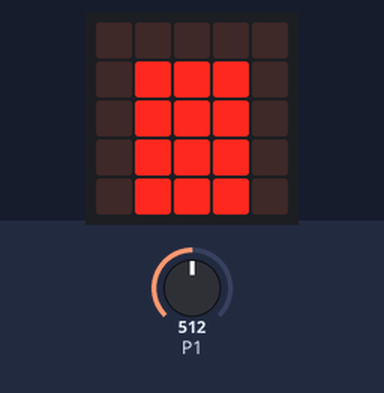
This program was run on a simulated BBC micro:bit (MakeCode). Parts: the board's 5×5 LED display. Inputs (shaded band) come from the test bench; at power-on: P1 = 512 (analog values on the 0–1023 scale).

Above: at 1.2 s.
1.3 s: P1 set to 441
At 2.3 s:
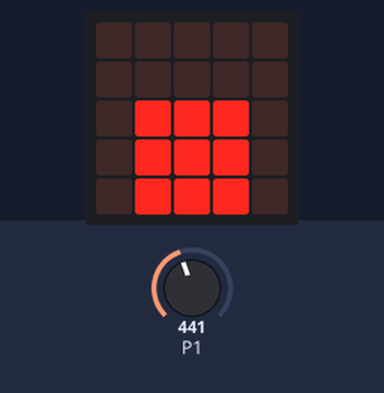
3.1 s: P1 set to 291
At 4.1 s:
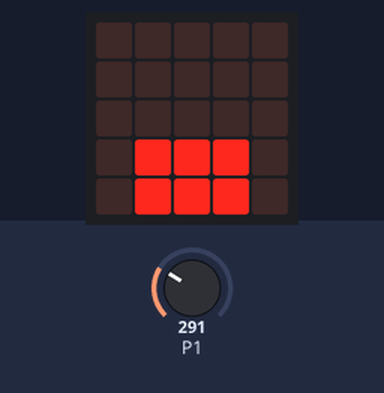
4.8 s: P1 set to 141
At 5.9 s:
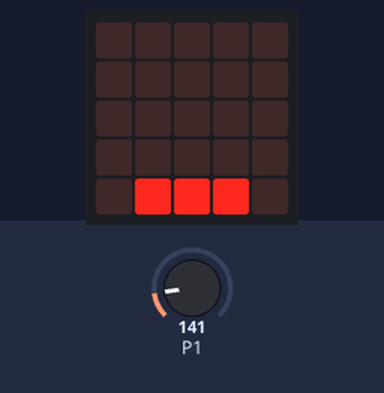
6.5 s: P1 set to 0
At 7.7 s:
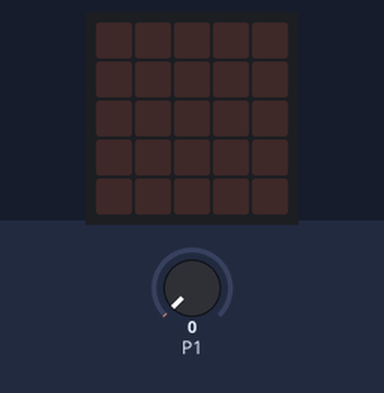
8.2 s: P1 set to 661
At 9.4 s:
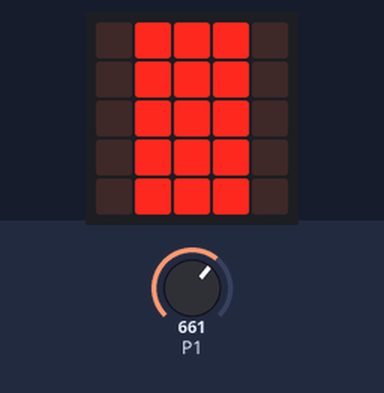
9.7 s: P1 set to 641
At 11.3 s:
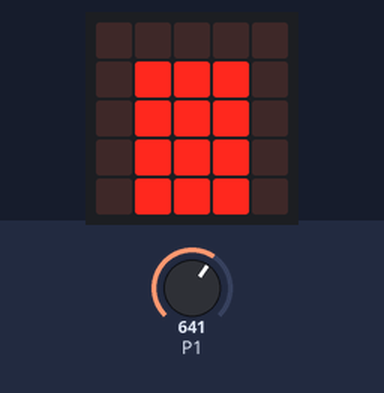
Timing chart, 0 to 12.3 s (numbered marks = the images above; inputs shaded):
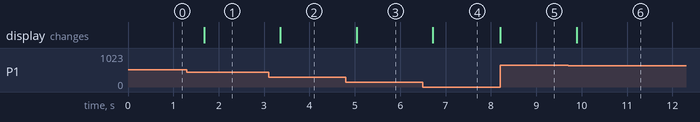

The program:

main.ts
```typescript
/**
 * Maior valor obtido: 718
 *
 * - Brisa leve: 10 ~ 150
 *
 * - Brisa moderada: 151 ~ 300
 *
 * - Vento forte: 301 ~450
 *
 * - Ventania forte: 451 ~ 650
 *
 * - Tempestade: 651 ~ 800
 */
let valor = 0
basic.forever(function () {
    basic.clearScreen()
    valor = pins.analogReadPin(AnalogPin.P1)
    if (valor >= 10 && valor <= 150) {
        basic.showLeds(`
            . . . . .
            . . . . .
            . . . . .
            . . . . .
            . # # # .
            `)
    } else if (valor >= 151 && valor <= 300) {
        basic.showLeds(`
            . . . . .
            . . . . .
            . . . . .
            . # # # .
            . # # # .
            `)
    } else if (valor >= 301 && valor <= 450) {
        basic.showLeds(`
            . . . . .
            . . . . .
            . # # # .
            . # # # .
            . # # # .
            `)
    } else if (valor >= 451 && valor <= 650) {
        basic.showLeds(`
            . . . . .
            . # # # .
            . # # # .
            . # # # .
            . # # # .
            `)
    } else if (valor >= 651) {
        basic.showLeds(`
            . # # # .
            . # # # .
            . # # # .
            . # # # .
            . # # # .
            `)
    }
})
```

test.ts
```typescript
// testes vão aqui; isto não será compilado quando este pacote for usado como uma extensão.
```

Measured:
- after the input at 1.3 s, the display: changes after 0.38 s (image 1)
- after the input at 3.1 s, the display: changes after 0.26 s (image 2)
- after the input at 4.8 s, the display: changes after 0.24 s (image 3)
- after the input at 6.5 s, the display: changes after 0.22 s (image 4)
- after the input at 8.2 s, the display: changes at once (image 5)
- after the input at 9.7 s, the display: changes after 0.19 s (image 6)
